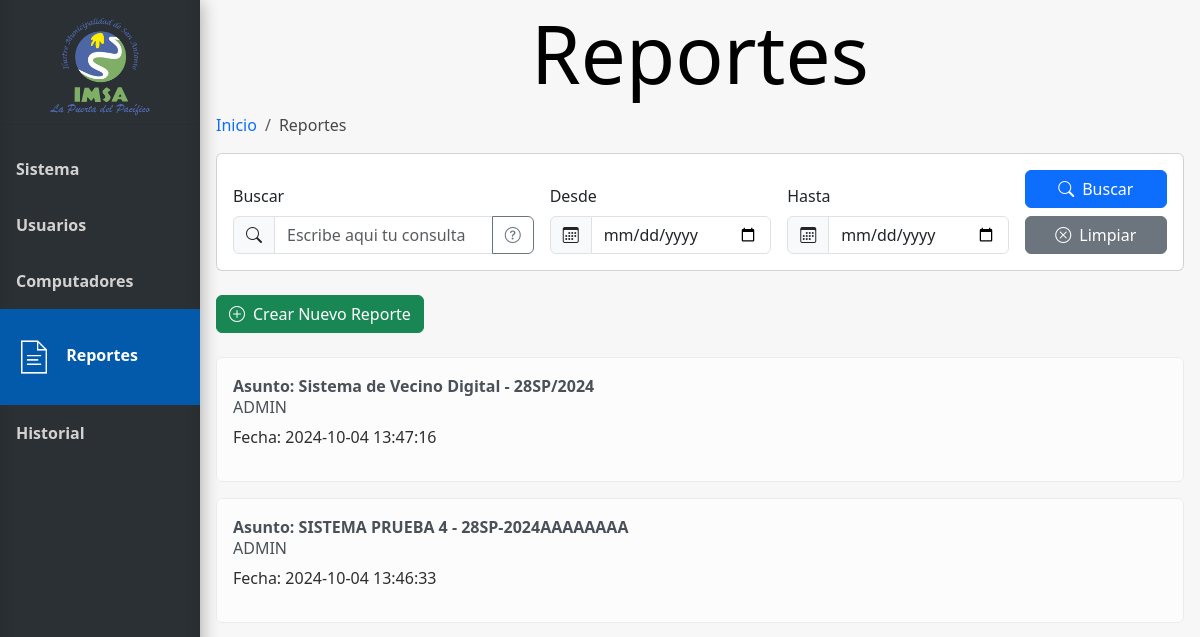
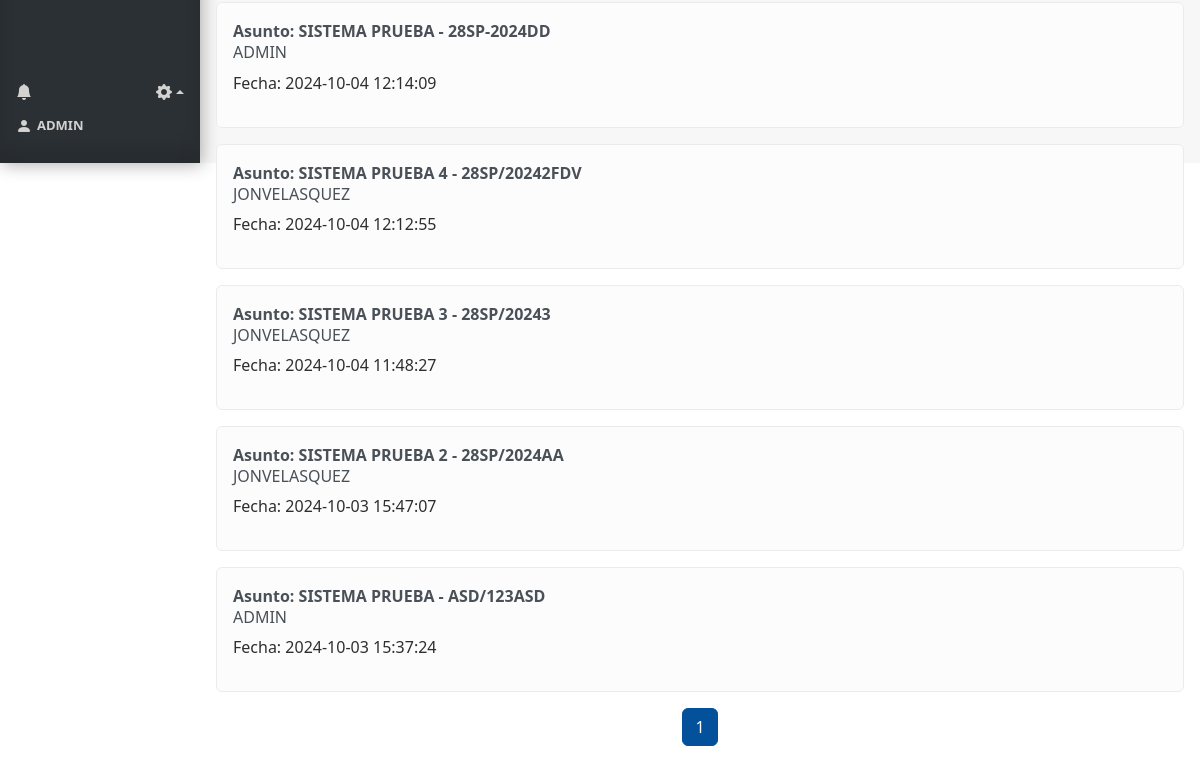
/reportes (signed in), run on an earlier commit of the app's database (2 pictures, top to bottom).
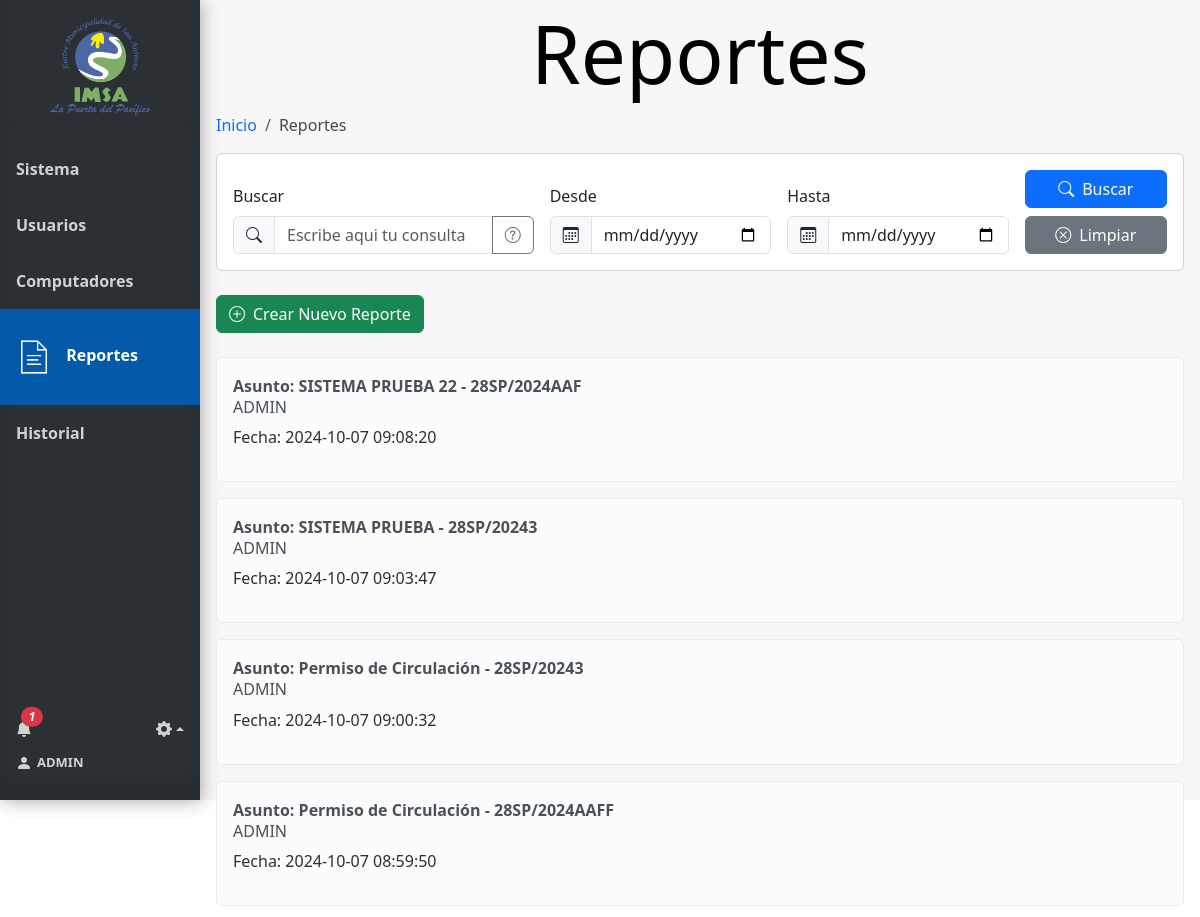
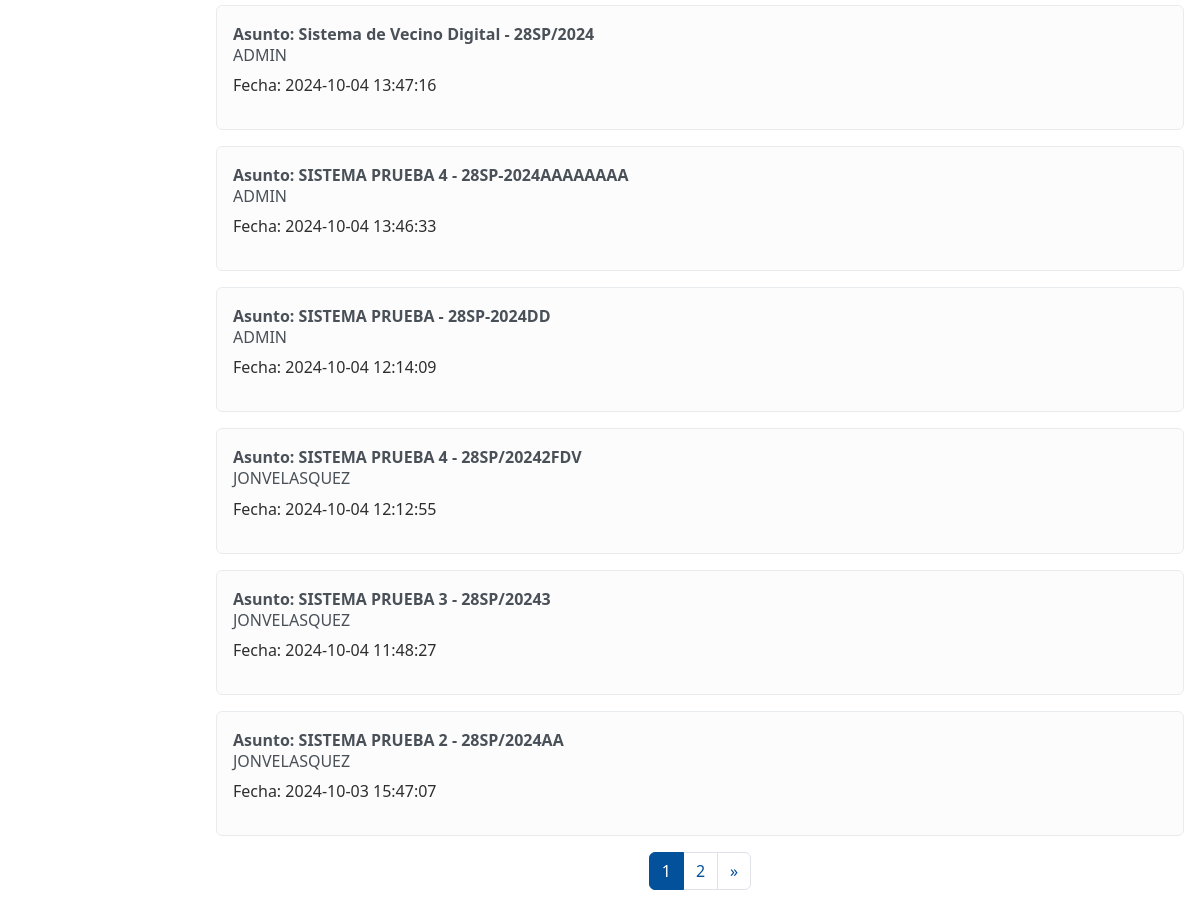
And on a later commit of the database (2 pictures, top to bottom).
### tables this page shows
CREATE TABLE Usuario (
    Id_usuario INTEGER PRIMARY KEY AUTOINCREMENT,
    Nombre_user VARCHAR(100),
    Email VARCHAR(100),
    Psw VARCHAR(100),
    id_tipo_usuario INTEGER,
    FOREIGN KEY (id_tipo_usuario) REFERENCES Tipo_usuario(id_tipo_usuario)
);

CREATE TABLE Reportes (
    id_reporte INTEGER PRIMARY KEY AUTOINCREMENT,
    usuario_id INTEGER,
    num_solicitud VARCHAR(100) NOT NULL,
    asunto VARCHAR(100) NOT NULL,
    descripcion VARCHAR(300) NOT NULL,
    fecha TIMESTAMP DEFAULT CURRENT_TIMESTAMP,
    fecha_solucion TIMESTAMP,
    archivo VARCHAR,
    FOREIGN KEY (usuario_id) REFERENCES Usuario(Id_usuario)
);

### app.py (the view, shortened to what this page needs)
@app.route('/reportes', methods=['GET', 'POST'])
@requiere_tipo_usuario(1)
@login_required
def reportes():
    conn = get_db_connection()
    search = request.args.get('search')
    date_from = request.args.get('date-from')
    date_to = request.args.get('date-to')
    page = request.args.get('page', 1, type=int)
    per_page = 10
    try:
        query_params = []
        total_records_params = []
        base_query = '''
            SELECT Reportes.id_reporte, Reportes.num_solicitud, Reportes.asunto, Reportes.fecha, Reportes.fecha_solucion,
                   Reportes.descripcion, Usuario.Nombre_user
            FROM Reportes
            INNER JOIN Usuario ON Usuario.id_usuario = Reportes.usuario_id
            WHERE 1=1
        '''
        total_records_query = '''
            SELECT COUNT(*)
            FROM Reportes
            INNER JOIN Usuario ON Usuario.id_usuario = Reportes.usuario_id
            WHERE 1=1
        '''
        if date_from:
            base_query += " AND Reportes.fecha >= ?"
            total_records_query += " AND Reportes.fecha >= ?"
            query_params.append(date_from)
            total_records_params.append(date_from)
        if date_to:
            base_query += " AND Reportes.fecha <= ?"
            total_records_query += " AND Reportes.fecha <= ?"
            query_params.append(date_to)
            total_records_params.append(date_to)
        base_query += " ORDER BY fecha DESC LIMIT ? OFFSET ?"
        query_params.extend([per_page, (page - 1) * per_page])
        reportes = conn.execute(base_query, query_params).fetchall()
        total_records = conn.execute(total_records_query, total_records_params).fetchone()[0]
        total_pages = (total_records // per_page) + (1 if total_records % per_page > 0 else 0)
        start_page = max(1, page - 1)
        end_page = min(total_pages, page + 1)
        user = current_user
        num_notificaciones_totales = get_total_notifications(user.id)
        info_notificaciones = get_info_notifications(user.id)
        return render_template('reportes.html',
                               reportes=reportes,
                               user=user,
                               num_notificaciones_totales=num_notificaciones_totales,
                               info_notificaciones=info_notificaciones,
                               total=total_records,
                               per_page=per_page,
                               page=page,
                               start_page=start_page,
                               end_page=end_page,
                               total_pages=total_pages)
    except Exception as e:
        flash(f"Error: {str(e)}", "danger")
        return redirect(url_for('reportes'))  # Redirigir en caso de error
    finally:
        conn.close()

### app.py (called while the page is built)
@login_manager.user_loader
def load_user(user_id):
    return Usuario.get_by_id(user_id)

def get_db_connection():
    conn = sqlite3.connect('database.db')
    conn.row_factory = sqlite3.Row
    return conn

def requiere_tipo_usuario(*roles_permitidos):
    def decorator(f):
        @wraps(f)
        def decorated_function(*args, **kwargs):
            if 'id_tipo_usuario' not in session:
                return redirect(url_for('login'))
            if session['id_tipo_usuario'] not in roles_permitidos:
                return redirect(url_for('index'))
            return f(*args, **kwargs)
        return decorated_function
    return decorator

def get_total_notifications(user_id):
    conn = get_db_connection()
    total_notifications = conn.execute(
        'SELECT COUNT(*) FROM Notificaciones WHERE id_usuario = ?  AND leido = false',
        (user_id,)
    ).fetchone()[0]
    conn.close()
    return total_notifications

def get_info_notifications(user_id):
    conn = get_db_connection()
    info_notifiaciones= conn.execute(
        'SELECT * FROM Notificaciones WHERE id_usuario = ? ORDER BY id_notificacion DESC LIMIT 8',
        (user_id,)
    ).fetchall()
    conn.close()
    return info_notifiaciones

### model.py (called while the page is built)
def get_db_connection():
    conn = sqlite3.connect('database.db')
    conn.row_factory = sqlite3.Row
    return conn

    @staticmethod
    def get_by_id(id_usuario):
        conn = get_db_connection()
        user_data = conn.execute('SELECT * FROM Usuario WHERE Id_usuario = ?', (id_usuario,)).fetchone()
        conn.close()
        if user_data:
            return Usuario(
                user_data['Id_usuario'],
                user_data['Nombre_user'],
                user_data['Email'],
                user_data['Psw'],
                user_data['id_tipo_usuario']
            )
        return None

### templates/reportes.html (shortened to what this page needs)
{% extends 'base.html' %}
{% block head %}
<link rel="stylesheet" href="{{ url_for('static', filename='css/style_reportes.css') }}">
{% endblock %}
{% block content %}
<h1 class="block-effect" style="--td:0.3s">
    <div class="block-reveal" style="--bc: #2b3034; --d: 0.5s">Reportes</div>
</h1>
{% block breadcrumb %}
<nav aria-label="breadcrumb">
    <ol class="breadcrumb">
        <li class="breadcrumb-item"><a href="{{ url_for('index') }}">Inicio</a></li>
        <li class="breadcrumb-item active" aria-current="page">Reportes</li>
    </ol>
</nav>
{% endblock %}
<div class="card mb-4">
    <div class="card-body">
        <form method="get" action="{{ url_for('reportes') }}" id="filtro-form">
            <div class="row g-3 align-items-end">
                <div class="col-md-4">
                    <label for="search" class="form-label">Buscar</label>
                    <div class="input-group">
                        <span class="input-group-text"><i class="bi bi-search"></i></span>
                        <input id="search" class="form-control" type="search" name="search"
                            placeholder="Escribe aqui tu consulta" aria-label="Search"
                            value="{{ request.args.get('search', '') }}">
                            <button type="button" class="btn btn-outline-secondary" data-bs-toggle="tooltip"
                        data-bs-placement="right" title="Busca por Asunto, nombre del Usuario o Numero de solicitud.">
                        <i class="bi bi-question-circle"></i>
                    </button>
                    </div>
                </div>
                <div class="col-md-3">
                    <label for="date-from" class="form-label">Desde</label>
                    <div class="input-group">
                        <span class="input-group-text"><i class="bi bi-calendar3"></i></span>
                        <input id="date-from" class="form-control" type="date" name="date-from" aria-label="date-from"
                            value="{{ request.args.get('date-from', '') }}">
                    </div>
                </div>
                <div class="col-md-3">
                    <label for="date-to" class="form-label">Hasta</label>
                    <div class="input-group">
                        <span class="input-group-text"><i class="bi bi-calendar3"></i></span>
                        <input id="date-to" class="form-control" type="date" name="date-to" aria-label="date-to"
                            value="{{ request.args.get('date-to', '') }}">
                    </div>
                </div>
                <div class="col-md-2">
                    <button class="btn btn-primary w-100" type="submit">
                        <i class="bi bi-search me-2"></i>Buscar
                    </button>
                    <a class="btn btn-secondary w-100 mt-2" type="button" href="{{ url_for('reportes') }}">
                        <i class="bi bi-x-circle me-2"></i>Limpiar
                    </a>
                </div>
            </div>
        </form>
    </div>
</div>
<div class="d-flex justify-content-between align-items-center mb-4">
    <a href="{{ url_for('reporte_2') }}" class="btn btn-success">
        <i class="bi bi-plus-circle me-2"></i>Crear Nuevo Reporte
    </a>
</div>
{% if reportes %}
<div class="reportes mt-3">
    {% for reporte in reportes %}
    <div class="alert alert-light d-flex justify-content-between align-items-center" role="alert">
        <div class="listReport">
            <strong> <a href="{{ url_for('ver_reporte', id_reporte=reporte['id_reporte']) }}" id="verReporte">Asunto: {{
                    reporte['asunto'] }} - {{ reporte['num_solicitud'] }}</a></strong>
            <h6>{{ reporte['Nombre_user'] }}</h6>
            <p>Fecha: {{ reporte['fecha'] }} </p>
        </div>
    </div>
    {% endfor %}
</div>
<ul class="pagination justify-content-center">
    {% for p in range(start_page, end_page + 1) %}
    <li class="page-item {% if p == page %}active{% endif %}">
        <a class="page-link" href="{{ url_for('reportes', page=p) }}">{{ p
            }}</a>
    </li>
    {% endfor %}
        {% if page < total_pages %} <li class="page-item">
            <a class="page-link" href="{{ url_for('reportes', page=page+1) }}" aria-label="Next">
                <span aria-hidden="true">&raquo;</span>
            </a>
            </li>
            {% endif %}
</ul>
<br>
{% else %}
<div class="alert alert-danger" role="alert">
    No existen reportes.
</div>
{% endif %}
{% endblock %}

### templates/base.html (shortened to what this page needs)
<!doctype html>
<html lang="es">
<head>
  {% block head %} {% endblock %}
  <link rel="stylesheet" href="{{ url_for('static', filename='css/style_base.css') }}">
  <link href="https://cdn.jsdelivr.net/npm/bootstrap@5.3.3/dist/css/bootstrap.min.css" rel="stylesheet"
>
  <link href="https://cdn.jsdelivr.net/npm/bootstrap-icons/font/bootstrap-icons.css" rel="stylesheet">
</head>
<body>
  <div class="sidebar" style="display: flex; flex-direction: column; height: 100vh;">
    <div class="tituloMenu">
      <img src="{{ url_for('static', filename='img/logo.png') }}" alt="Logo-IMSA" width="100px">
    </div>
    <hr>
    <a href="{{ url_for('index') }}" class="slide_right {% if request.endpoint == 'index' %}active{% endif %}">
      <b id="menu-link">Sistema</b>
    </a>
    {% if session['id_tipo_usuario'] == 1 %}
    <a href="{{ url_for('usuarios') }}" class="slide_right {% if request.endpoint == 'usuarios' %}active{% endif %}">
      <b id="menu-link">Usuarios</b>
    </a>
    {% endif %}
    <a href="{{ url_for('computadores') }}"
      class="slide_right {% if request.endpoint == 'computadores' %}active{% endif %}">
      <b id="menu-link">Computadores</b>
    </a>
    {% if session['id_tipo_usuario'] == 1 %}
    <a href="{{ url_for('reportes') }}" class="slide_right {% if request.endpoint == 'reportes' %}active{% endif %}">
      <img id="icon-reportes" class="menu-icon {% if request.endpoint == 'reportes' %}show{% endif %}"
        src="{{ url_for('static', filename='img/icon-documento.png') }}" alt="icon-documentos">
      <b id="menu-link">Reportes</b>
      {% endif %}
    </a>
    <a href="{{ url_for('historial') }}" class="slide_right {% if request.endpoint == 'historial' %}active{% endif %}">
      <b id="menu-link">Historial</b>
    </a>
    <div class="menuAbajo">
      <div class="ajuste_notificacion">
        <div class="notificacion">
          <a href="#" class="icon me-3" data-bs-toggle="modal" data-bs-target="#ModalNotifiaciones">
            <i class="bi bi-bell-fill position-relative">
              {% if num_notificaciones_totales > 0 %}
              <span class="position-absolute top-0 start-100 translate-middle badge rounded-pill bg-danger">
                {{ num_notificaciones_totales }}
              </span>
              {% endif %}
            </i>
          </a>
        </div>
        <div class="ajustes btn-group dropup">
          <a href="" class="dropdown-toggle icon" data-bs-toggle="dropdown" aria-expanded="false">
            <i class="bi bi-gear-fill"></i></a>
        </div>
      </div>
      <div class="bodyCuenta">
        <a href="{{ url_for('cuenta') }}" id="cuenta">
          <i class="bi bi-person-fill" style="margin-right: 5px;"></i>
          <b style="font-size: small;"> {{ user.nombre_usuario}}</b>
        </a>
      </div>
    </div>
  </div>
  <div class="content">
    {% block content %}{% endblock %}
  </div>
</body>
</html>

### static/css/style_reportes.css (style rules this page uses)
* { margin: 0; padding: 0; }
.alert { width: 100%; }
.listReport { width: 90%; }
#verReporte { color: inherit; text-decoration: none; }
.page-link { color: #02519a !important; }
.active>.page-link, .page-link.active { background-color: #02519a !important; border-color: #02519a !important; color: #ffffff !important; }
div.content { height: 100vh; }

### static/css/style_base.css (style rules this page uses)
body { margin: 0; font-family: "Lato", sans-serif; height: 100vh; }
.content { background-color: #f7f7f7; }
*, *::before, *::after { margin: 0; padding: 0; }
p { color: #2e2e2e; margin-bottom: 20px; }
.block-effect { font-size: calc(8px + 6vw); }
.block-reveal { --t: calc(var(--td) + var(--d)); color: transparent; padding: 4px; position: relative; overflow: hidden; animation: revealBlock 0s var(--t) forwards; }
.block-reveal::after { content: ''; width: 0%; height: 100%; padding-bottom: 4px; position: absolute; top: 0; left: 0; background: #FFF; animation: revealingIn var(--td) var(--d) forwards, revealingOut var(--td) var(--t) forwards; }
h1 { text-align: center; }
.tituloMenu { display: flex; flex-direction: column; margin-top: 10px; margin-bottom: 10px; align-items: center; height: 11%; }
.sidebar { margin: 0; padding: 0; width: 200px; background-color: #2b3034; position: fixed; height: 100%; overflow: auto; box-shadow: inset 0 -1em 1em rgba(0, 0, 0, 0.1), 0.1em 0.1em 1em rgba(0, 0, 0, 0.3); }
.sidebar>a { display: flex; align-items: center; color: #d4d2d0; padding: 16px; text-decoration: none; display: inline-block; cursor: pointer; box-shadow: inset 0 0 0 0 #00213e; -webkit-transition: ease-out 0.4s; -moz-transition: ease-out 0.4s; transition: ease-out 0.4s; }
.sidebar>a.active { background-color: #045aaa; color: white; padding-top: 15%; padding-bottom: 15%; }
div.content { margin-left: 200px; padding: 1px 16px; }
.menu-icon { display: none; width: 36px; margin-right: 10px; }
#menu-link { margin: 15px 0px 15px 0px; }
.sidebar a.active .menu-icon, .sidebar a:hover .menu-icon { display: inline-block; }
.menuAbajo { display: flex; margin-top: auto; color: #d4d2d0; padding: 16px 16px 25px 16px; flex-direction: column; }
.menuAbajo a { color: #d4d2d0; text-decoration: none; cursor: pointer; }
.bodyCuenta { width: 80%; display: flex; justify-content: start; align-content: center; }
#cuenta { display: flex; align-items: center; }
.ajuste_notificacion { display: flex; flex-direction: row; justify-content: space-between; align-items: center; width: 100%; margin-bottom: 10px; }
li a { text-decoration: none !important; }
.notificacion a { display: flex; flex-direction: row; }
.icon { transition-duration: 0.3s; -webkit-tap-highlight-color: rgba(0, 0, 0, 0); transform: translateZ(0); box-shadow: 0 0 1px rgba(0, 0, 0, 0); }
.breadcrumb-item.active { color: #474747 !important; }
#filtro-form { width: 100%; }

What changed in the data, as far as the page shows it:
no longer on this page (row unchanged): Reportes: asunto "SISTEMA PRUEBA", num_solicitud "ASD/123ASD", Nombre_user "ADMIN", fecha "2024-10-03 15:37:24"
added Reportes: asunto "SISTEMA PRUEBA 22", num_solicitud "28SP/2024AAF", Nombre_user "ADMIN", fecha "2024-10-07 09:08:20"
added Reportes: asunto "SISTEMA PRUEBA", num_solicitud "28SP/20243", Nombre_user "ADMIN", fecha "2024-10-07 09:03:47"
added Reportes: asunto "Permiso de Circulación", num_solicitud "28SP/20243", Nombre_user "ADMIN", fecha "2024-10-07 09:00:32"
added Reportes: asunto "Permiso de Circulación", num_solicitud "28SP/2024AAFF", Nombre_user "ADMIN", fecha "2024-10-07 08:59:50"
Also different on the page:
{{ num_notificaciones_totales }}: (not shown) → "1"
new list line: "2"
